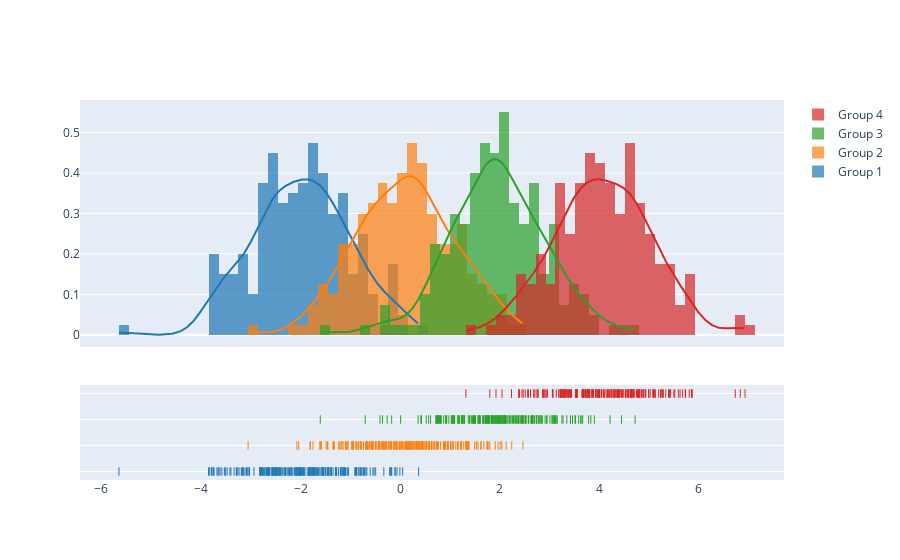

Here is the notebook cell this chart was saved with:
### Code cell
import plotly.figure_factory as ff

# Add histogram data
x1 = np.random.randn(200) - 2
x2 = np.random.randn(200)
x3 = np.random.randn(200) + 2
x4 = np.random.randn(200) + 4

# Group data together
hist_data = [x1, x2, x3, x4]

group_labels = ['Group 1', 'Group 2', 'Group 3', 'Group 4']

# Create distplot with custom bin_size
fig = ff.create_distplot(hist_data, group_labels, bin_size=.2)
fig.show()

### Figure 1 — Plotly figure (JSON) as saved in the notebook; plotly's stock layout.template omitted (floating-point values rounded to 4 significant figures; data arrays with more than 128 entries replaced by an {"elided": "..."} marker saying what was removed)
{"data": [{"autobinx": false, "histnorm": "probability density", "legendgroup": "Group 1", "marker": {"color": "rgb(31, 119, 180)"}, "name": "Group 1", "opacity": 0.7, "type": "histogram", "x": {"elided": "200 float values"}, "xaxis": "x", "xbins": {"end": 0.3719, "size": 0.2, "start": -5.648}, "yaxis": "y"}, {"autobinx": false, "histnorm": "probability density", "legendgroup": "Group 2", "marker": {"color": "rgb(255, 127, 14)"}, "name": "Group 2", "opacity": 0.7, "type": "histogram", "x": {"elided": "200 float values"}, "xaxis": "x", "xbins": {"end": 2.467, "size": 0.2, "start": -3.053}, "yaxis": "y"}, {"autobinx": false, "histnorm": "probability density", "legendgroup": "Group 3", "marker": {"color": "rgb(44, 160, 44)"}, "name": "Group 3", "opacity": 0.7, "type": "histogram", "x": {"elided": "200 float values"}, "xaxis": "x", "xbins": {"end": 4.722, "size": 0.2, "start": -1.604}, "yaxis": "y"}, {"autobinx": false, "histnorm": "probability density", "legendgroup": "Group 4", "marker": {"color": "rgb(214, 39, 40)"}, "name": "Group 4", "opacity": 0.7, "type": "histogram", "x": {"elided": "200 float values"}, "xaxis": "x", "xbins": {"end": 6.93, "size": 0.2, "start": 1.322}, "yaxis": "y"}, {"legendgroup": "Group 1", "marker": {"color": "rgb(31, 119, 180)"}, "mode": "lines", "name": "Group 1", "showlegend": false, "type": "scatter", "x": {"elided": "500 float values"}, "xaxis": "x", "y": {"elided": "500 float values"}, "yaxis": "y"}, {"legendgroup": "Group 2", "marker": {"color": "rgb(255, 127, 14)"}, "mode": "lines", "name": "Group 2", "showlegend": false, "type": "scatter", "x": {"elided": "500 float values"}, "xaxis": "x", "y": {"elided": "500 float values"}, "yaxis": "y"}, {"legendgroup": "Group 3", "marker": {"color": "rgb(44, 160, 44)"}, "mode": "lines", "name": "Group 3", "showlegend": false, "type": "scatter", "x": {"elided": "500 float values"}, "xaxis": "x", "y": {"elided": "500 float values"}, "yaxis": "y"}, {"legendgroup": "Group 4", "marker": {"color": "rgb(214, 39, 40)"}, "mode": "lines", "name": "Group 4", "showlegend": false, "type": "scatter", "x": {"elided": "500 float values"}, "xaxis": "x", "y": {"elided": "500 float values"}, "yaxis": "y"}, {"legendgroup": "Group 1", "marker": {"color": "rgb(31, 119, 180)", "symbol": "line-ns-open"}, "mode": "markers", "name": "Group 1", "showlegend": false, "type": "scatter", "x": {"elided": "200 float values"}, "xaxis": "x", "y": {"elided": "200 str values"}, "yaxis": "y2"}, {"legendgroup": "Group 2", "marker": {"color": "rgb(255, 127, 14)", "symbol": "line-ns-open"}, "mode": "markers", "name": "Group 2", "showlegend": false, "type": "scatter", "x": {"elided": "200 float values"}, "xaxis": "x", "y": {"elided": "200 str values"}, "yaxis": "y2"}, {"legendgroup": "Group 3", "marker": {"color": "rgb(44, 160, 44)", "symbol": "line-ns-open"}, "mode": "markers", "name": "Group 3", "showlegend": false, "type": "scatter", "x": {"elided": "200 float values"}, "xaxis": "x", "y": {"elided": "200 str values"}, "yaxis": "y2"}, {"legendgroup": "Group 4", "marker": {"color": "rgb(214, 39, 40)", "symbol": "line-ns-open"}, "mode": "markers", "name": "Group 4", "showlegend": false, "type": "scatter", "x": {"elided": "200 float values"}, "xaxis": "x", "y": {"elided": "200 str values"}, "yaxis": "y2"}], "layout": {"barmode": "overlay", "hovermode": "closest", "legend": {"traceorder": "reversed"}, "xaxis": {"anchor": "y2", "domain": [0.0, 1.0], "zeroline": false}, "yaxis": {"anchor": "free", "domain": [0.35, 1], "position": 0.0}, "yaxis2": {"anchor": "x", "domain": [0, 0.25], "dtick": 1, "showticklabels": false}}}
